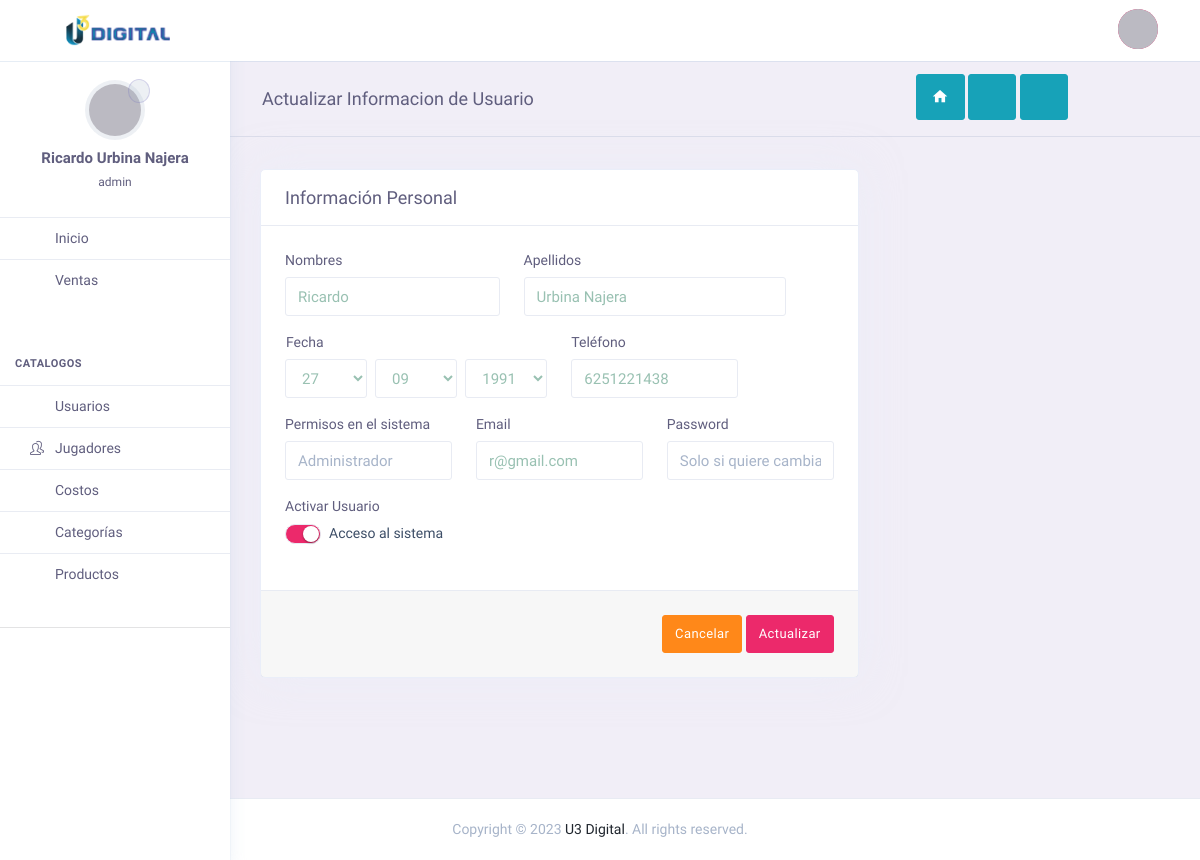
The app's page /admin/index.php?page=userEdit&idEditar=13 (signed in) with its own data.
### tables this page shows
CREATE TABLE `usuarios` (
  `id` int NOT NULL,
  `nombres` varchar(50) NOT NULL,
  `apellidos` varchar(50) NOT NULL,
  `nickName` varchar(30) DEFAULT NULL,
  `telefono` varchar(10) NOT NULL,
  `email` varchar(40) NOT NULL,
  `password` text NOT NULL,
  `personal` text COMMENT 'Informacion personal del usuario que sera mostrada en el perfil de usuario',
  `titulo` varchar(30) DEFAULT NULL COMMENT 'Titulo que tiene en la empresa. ej. Gerente, Agente de ventas, etc',
  `permisos` varchar(13) NOT NULL COMMENT 'El tipo de acceso que tiene en el sistema ej. Administrador, usuario, etc',
  `foto` text,
  `estado` varchar(1) DEFAULT NULL COMMENT 'Activo / Inactivo',
  `ultimoLogin` datetime DEFAULT NULL,
  `fechaNac` date DEFAULT NULL,
  `sociales` text COMMENT 'Los diferentes links a las redes sociales del usuario para ser contactado por los clientes.  En formato JSON'
);

### admin/controller/themeController.php (called while the page is built)
<?php
class themeController {
    public function theme(){
        include "views/theme.php";
    }
}
?>

### admin/index.php (called while the page is built, shortened)
<?php
require_once "controller/themeController.php";
require_once "models/mdlUsuarios.php";
$theme = new themeController();
$theme -> theme();

### admin/models/conexion.php (called while the page is built)
<?php
class Conexion{
	public static function conectar(){
		$bd = "tigres";
		$servername = "localhost";
		$username = "root";
		$password = "12345678";
		try {
		    $conn = new PDO("mysql:host=$servername;dbname=$bd", $username, $password);
		    $conn->setAttribute(PDO::ATTR_ERRMODE, PDO::ERRMODE_EXCEPTION);
		    }
		catch(PDOException $e)
		    {
		    echo '<script>alert("Connection failed: '.$e->getMessage().'");</script>';
		    }
		return $conn;
	}
}

### admin/models/mdlUsuarios.php (called while the page is built, shortened)
<?php
require_once "conexion.php";
class mdlUsuarios {
	public static function mdlBusca($usuario, $tabla){
		$stmt = Conexion::conectar()->prepare("SELECT * FROM $tabla WHERE id = :id");
		$stmt->bindParam(":id", $usuario, PDO::PARAM_INT);
		$stmt -> execute();
		return $stmt -> fetch();
	}
}
?>

### admin/views/userEdit.php (the view, shortened to what this page needs)
<?php
$usuario = $_GET["idEditar"];
$busca = mdlUsuarios::mdlBusca($usuario, "usuarios");
?>
<div class="page-header">
    <h4 class="page-title">Actualizar Informacion de Usuario</h4>
    <div class="card-options" style="margin-right: 100px;">
        <a class="btn btn-cyan text-gray-dark btn-lg mb-1" href="index.php?page=inicio"><i class="zmdi zmdi-home" style="color:white" title="Volver a Inicio" data-toggle="tooltip"></i></a>&nbsp
        <a class="btn btn-cyan btn-lg mb-1" href="index.php?page=vPacienteAdd"><i class="fa fa-user-plus" data-toggle="tooltip" title="Agregar Nuevo Paciente" data-original-title="fa fa-user-plus"></i></a>&nbsp
        <a class="btn btn-cyan text-gray-dark btn-lg mb-1" href="index.php?page=vNuevaCita"><i class="fa fa-calendar-plus-o" style="color:white" title="Agendar Nueva Cita" data-toggle="tooltip"></i></a>
    </div>
</div>
<div class="row ">
    <div class="col-lg-8">
        <form class="card" method="POST">
            <div class="card-header">
                <h3 class="card-title">Información Personal</h3>
            </div>
            <div class="card-body">
                <div class="row">
                    <div class="col-sm-5 col-md-5">
                        <div class="form-group">
                            <label class="form-label">Nombres</label>
                            <input type="text" class="form-control" name="nombres" placeholder="Juan" value="<?php echo $busca['nombres']; ?>" required>
                        </div>
                    </div>
                    <div class="col-sm-6 col-md-6">
                        <div class="form-group">
                            <label class="form-label">Apellidos</label>
                            <input type="text" class="form-control" name="apellidos" placeholder="Perez García" required value="<?php echo $busca['apellidos']; ?>">
                        </div>
                    </div>
                    <?php
                    $fechaN=$busca['fechaNac'];
                    $fecha = strtotime($fechaN);
                    ?>
                    <div class="col-sm-12 col-md-6">
                        <div class="form-group m-0">
                            <label class="form-label" style="margin-left:1px">Fecha</label>
                            <div class="row gutters-xs">
                                <div class="col-md-4 col-sm-12">
                                    <select name="dateDia" class="form-control">
                                        <option value="<?php echo date("d", $fecha); ?>"><?php echo date("d", $fecha); ?></option>
                                    </select>
                                </div>
                                <div class="col-md-4 col-sm-12">
                                    <select name="dateMes" class="form-control">
                                        <option value="<?php echo date("m", $fecha); ?>"><?php echo date("m", $fecha); ?></option>
                                    </select>
                                </div>
                                <div class="col-md-4 col-sm-12">
                                    <select name="dateAnio" class="form-control">
                                        <option value="<?php echo date("Y", $fecha); ?>"><?php echo date("Y", $fecha); ?></option>
                                    </select>
                                </div>
                            </div>
                        </div>
                    </div>
                    <div class="col-sm-6 col-md-4">
                        <div class="form-group">
                            <label class="form-label">Teléfono</label>
                            <input type="text" class="form-control" name="telefono" placeholder="6141234455" value="<?php echo $busca['telefono']; ?>">
                        </div>
                    </div>
                    <div class="col-sm-6 col-md-4">
                        <div class="form-group">
                            <label class="form-label">Permisos en el sistema</label>
                            <select class="form-control custom-select select2" name="permisos">
                                <option value="admin" <?php echo ($busca['permisos'] == "admin") ? 'selected' : ""; ?>>Administrador</option>
                            </select>
                        </div>
                    </div>
                    <div class="col-sm-6 col-md-4">
                        <div class="form-group">
                            <label class="form-label">Email</label>
                            <input type="email" class="form-control" name="email" placeholder="Email" required value="<?php echo $busca['email']; ?>">
                        </div>
                    </div>
                    <div class="col-sm-6 col-md-4">
                        <div class="form-group">
                            <label class="form-label">Password</label>
                            <input type="text" name="password" class="form-control" id="password" placeholder="Solo si quiere cambiar">
                        </div>
                    </div>
                    <div class="col-sm-6 col-md-6">
                        <div class="form-group">
                            <div class="form-label">Activar Usuario</div>
                            <label class="custom-switch">
                                <span class="custom-switch-indicator"></span>
                                <span class="custom-switch-description">Acceso al sistema</span>
                            </label>
                        </div>
                    </div>
                </div>
            </div>
            <div class="card-footer text-right">
                <button type="submit" name="btnCancel" class="btn btn-warning">Cancelar</button></a>
                <button type="submit" name="btnActualiza" id="login" class="btn btn-primary">Actualizar</button>
            </div>
        </form>
    </div>
</div>

### admin/assets/css/admin-custom.css (style rules this page uses)
.app-content .page-header { margin: 0 -30px; padding: .75rem 2rem; margin-bottom: 2rem; border-bottom: 1px solid rgba(167, 180, 201, 0.3); background: 0 0; min-height: 0; }
.app-content .page-header .page-title { line-height: 0; }

### records on screen
usuarios: nombres "Ricardo", apellidos "Urbina Najera", dateDia "27", dateMes "09", dateAnio "1991", telefono "6251221438", permisos "Administrador", email "r@gmail.com"

### other values on screen
$_SESSION["nombre"] "Ricardo Urbina Najera"
$_SESSION["permisos"] "admin"
